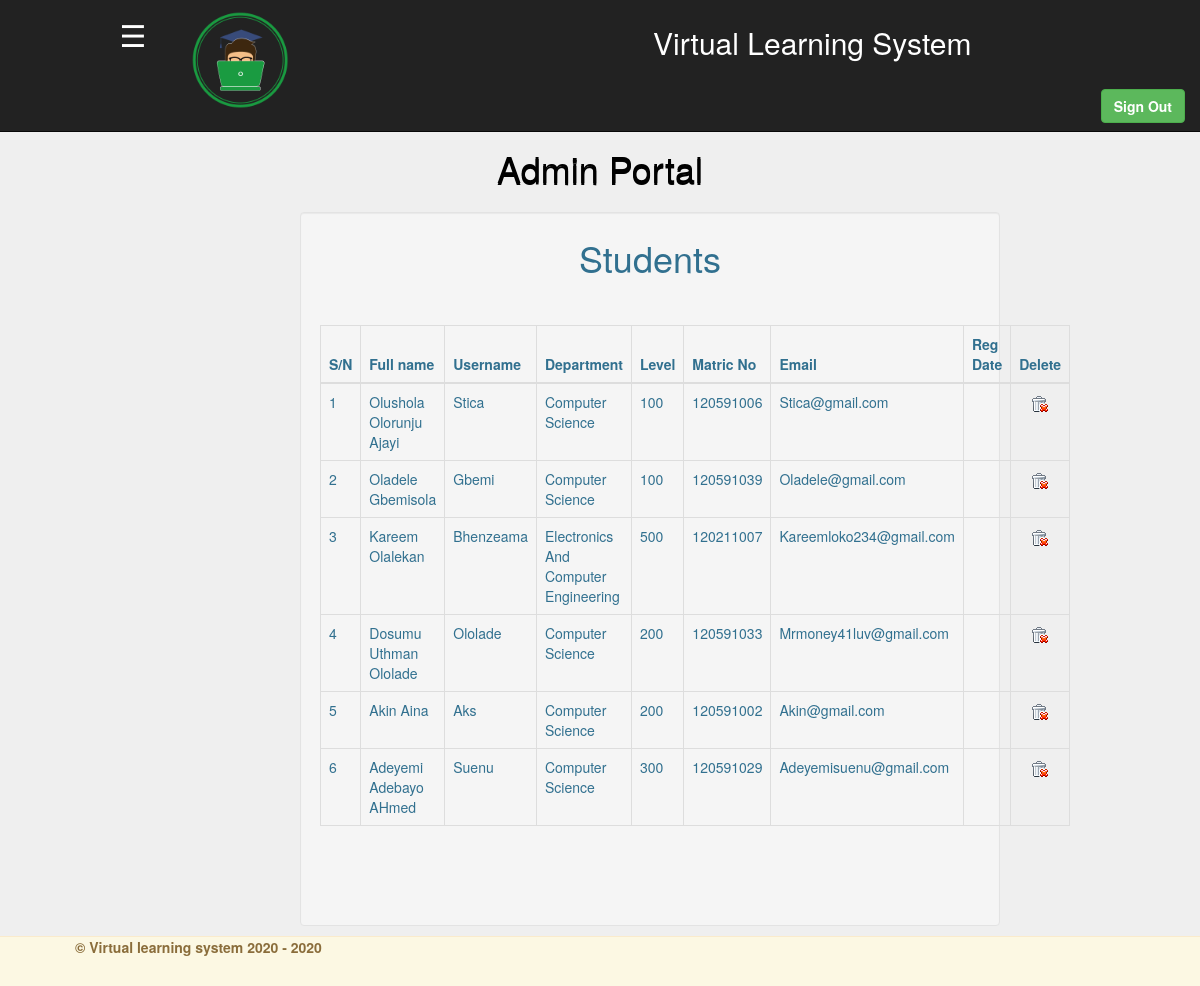
Page /lecturer/student.php (signed in) on the committed database.
### tables this page shows
CREATE TABLE `student` (
  `id` int(11) NOT NULL auto_increment,
  `fullname` varchar(100) NOT NULL,
  `username` varchar(100) NOT NULL,
  `department` varchar(200) NOT NULL,
  `level` varchar(100) NOT NULL,
  `matric_no` varchar(100) NOT NULL,
  `image` varchar(100) NOT NULL,
  `password` varchar(100) NOT NULL,
  `email` varchar(100) NOT NULL,
  `date` varchar(100) NOT NULL,
  PRIMARY KEY  (`id`)
);

### lecturer/student.php (the view, shortened to what this page needs)
<?php
include("connect.php");
?>
<!DOCTYPE html>
<html lang = "eng">
	<head>
		<link rel = "stylesheet" type = "text/css" href = "css/bootstrap.css"/>
	</head>
	<body class = "alert-info">
		<nav class = "navbar navbar-inverse navbar-fixed-top">
			<div class = "container-fluid">
<div class = "navbar-header" style="margin-top:1%; margin-bottom:-2.5%;">
<span style="font-size:30px; cursor:pointer; color:white; float:left; margin-left:5%; padding-top:3px;" class="menu" title="Menu" onclick="openNav()">&#9776;</span>&nbsp;&nbsp;&nbsp;&nbsp;&nbsp;&nbsp;
					<img src="../img/Icon-01studen writting exam.png" width="11%" style="margin-left:2%;">
					<a href="home.php"><h1 class = "navbar-text pull-right" style="text-align:center; margin-right:-1%; font-size:30px; color:white;">Virtual Learning System</h1></a>
				</div>
			</div>
			<div class="collapse navbar-collapse" id="example-nav-collapse">
<span class="normalFont"><a href="logout.php" class="btn btn-success navbar-right navbar-btn"><strong>Sign Out</strong></a></span>
        </div>
		</nav>
			<br />
			<br />
			<br />
			<br />
			<br />
			<br />
			<br /> <div align="center" style="margin-top:-1%; margin-bottom:2%;"> <h2 style="font-size:36px; color:black; text-shadow:0px 2px black;">Admin Portal </h2></div>
			<div class = "col-lg-3"></div>
			<div class = "col-lg-7 well" style="margin-bottom:5%;">
		<h1 style="text-align:center; margin:-2%;">Students</h1>
			<table cellpadding="0" cellspacing="0" border="0" class = "table table-bordered" id="example">
			<thead>
				<tr><th align="center">S/N</th>
					<th width="90%" align="center">Full name</th>
					<th width="90%" align="center">Username</th>
					<th align="center">Department</th>
					<th align="center">Level</th>
					<th align="center">Matric No</th>
					<th align="center">Email</th>
					<th align="center">Reg Date</th>
					<th align="center">Delete</th>
				</tr>
			</thead>
			<?php
			$no=0;
			$query=mysqli_query($conn, "select * from student  order by fullname desc");
			if(mysqli_num_rows($query)>0){
			while($row=mysqli_fetch_assoc($query)){
				$name=$row['fullname'];
				$no=$no+1;
			?>
			<tr>
			<td><?php echo $no;?></td>
				<td>
					<?php echo ucwords($name); ?>
				</td>
				<td>
					<?php echo ucwords($row['username']); ?>
				</td>
				<td>
					<?php echo ucwords($row['department']); ?>
				</td>
				<td>
					<?php echo $row['level']; ?>
				</td>
				<td>
					<?php echo $row['matric_no']; ?>
				</td>
				<td>
					<?php echo ucwords($row['email']); ?>
				</td>
				<td>
				</td>
				<td style="text-align:center;">
				<a href="student.php?rdr=<?php echo $row['id']; ?>"><img src="../img/delete.gif" alt="delete" style="cursor:pointer;"/></a>
				</td>
			</tr>
			<?php }} else { ?>
			<tr><td colspan="9">No Record Found!</td></tr>
			<?php } ?>
		</table>
				<br />
				<br />
				<br />
			</div>
		<?php include("../footer.php");?>
	</body>
</html>

### rows in the picture
student: fullname "Olushola Olorunju Ajayi", username "Stica", department "Computer Science", level "100", matric_no "120591006", email "Stica@gmail.com"
student: fullname "Oladele Gbemisola", username "Gbemi", department "Computer Science", level "100", matric_no "120591039", email "Oladele@gmail.com"
student: fullname "Kareem Olalekan", username "Bhenzeama", department "Electronics And Computer Engineering", level "500", matric_no "120211007", email "Kareemloko234@gmail.com"
student: fullname "Dosumu Uthman Ololade", username "Ololade", department "Computer Science", level "200", matric_no "120591033", email "Mrmoney41luv@gmail.com"
student: fullname "Akin Aina", username "Aks", department "Computer Science", level "200", matric_no "120591002", email "Akin@gmail.com"
student: fullname "Adeyemi Adebayo AHmed", username "Suenu", department "Computer Science", level "300", matric_no "120591029", email "Adeyemisuenu@gmail.com"
